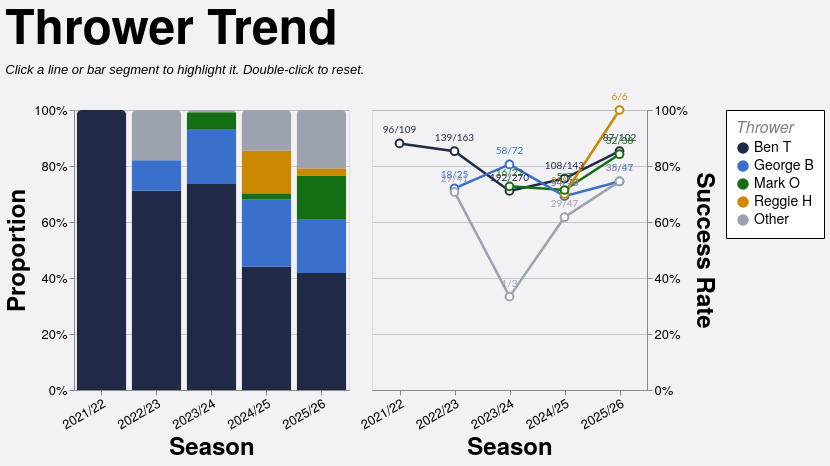

Describe this chart as a Vega-Lite specification.
### Vega-Lite specification from a JSON file in a GitHub repository (floating-point values rounded to 4 significant figures; data arrays with more than 128 entries replaced by an {"elided": "..."} marker saying what was removed)
{"config": {"axis": {"labelFont": "PT Sans Narrow, Helvetica Neue, Helvetica, Arial, sans-serif", "titleFont": "PT Sans Narrow, Helvetica Neue, Helvetica, Arial, sans-serif", "labelFontSize": 13, "titleFontSize": 24, "gridColor": "#202947", "gridOpacity": 0.2, "zindex": 1}, "text": {"font": "Lato, sans-serif"}, "bar": {"cornerRadiusEnd": 5}, "header": {"labelFont": "PT Sans Narrow, Helvetica Neue, Helvetica, Arial, sans-serif", "titleFont": "PT Sans Narrow, Helvetica Neue, Helvetica, Arial, sans-serif", "labelFontSize": 24, "titleFontSize": 28, "labelFontWeight": "bold", "orient": "left"}, "legend": {"labelFont": "PT Sans Narrow, Helvetica Neue, Helvetica, Arial, sans-serif", "titleFont": "PT Sans Narrow, Helvetica Neue, Helvetica, Arial, sans-serif", "labelFontSize": 14, "titleFontSize": 16, "titlePadding": 5, "fillColor": "white", "strokeColor": "black", "padding": 10, "titleFontWeight": "lighter", "titleFontStyle": "italic", "titleColor": "gray", "offset": 10}, "title": {"font": "PT Sans Narrow, Helvetica Neue, Helvetica, Arial, sans-serif", "fontSize": 48, "fontWeight": "bold", "anchor": "start", "align": "center", "titlePadding": 20, "subtitlePadding": 10, "subtitleFontSize": 13, "subtitleColor": "", "subtitleFontStyle": "italic", "offset": 15, "color": "black"}, "axisX": {"labelAngle": 0}, "facet": {"title": null, "header": null, "align": {"row": "each", "column": "each"}}, "resolve": {"scale": {"y": "independent", "facet": "independent"}}, "background": "#f2f1f4", "scale": {"offsetBandPaddingOuter": 0.2, "offsetBandPaddingInner": 0.1}}, "hconcat": [{"mark": {"type": "bar", "opacity": 0.85}, "encoding": {"color": {"field": "thrower_tier", "scale": {"domain": ["Ben T", "George B", "Mark O", "Reggie H", "Other"], "range": ["#202946", "#3a6fcc", "#146f14", "#cc8800", "#9ca3af"]}, "title": "Thrower", "type": "nominal"}, "opacity": {"condition": {"param": "param_13", "value": 1.0, "empty": true}, "value": 0.2}, "order": {"field": "tier_sort_order", "sort": "ascending", "type": "quantitative"}, "tooltip": [{"field": "season", "title": "Season", "type": "nominal"}, {"field": "thrower_tier_name", "title": "Thrower", "type": "nominal"}, {"field": "attempts", "format": ",.0f", "title": "Attempts", "type": "quantitative"}, {"field": "won", "format": ",.0f", "title": "Won", "type": "quantitative"}, {"field": "success_rate", "format": ".1%", "title": "Success Rate", "type": "quantitative"}], "x": {"axis": {"labelAngle": -30}, "field": "season", "sort": ["2021/22", "2022/23", "2023/24", "2024/25", "2025/26"], "title": "Season", "type": "nominal"}, "y": {"axis": {"format": "%", "orient": "left"}, "field": "attempts", "stack": "normalize", "title": "Proportion", "type": "quantitative"}}, "height": 280, "name": "view_12", "transform": [{"filter": "(loSquad == 'All' || datum.squad == loSquad) && (loGameType == 'All' || (loGameType == 'League + Cup' && (datum.game_type == 'League' || datum.game_type == 'Cup')) || (loGameType == 'League only' && datum.game_type == 'League') || datum.game_type == loGameType) && (loJumper == 'All' || datum.jumper == loJumper) && (loArea == 'All' || datum.area == loArea) && (loNumbers == 'All' || datum.numbers == loNumbers)"}, {"aggregate": [{"op": "count", "as": "attempts"}, {"op": "sum", "field": "won", "as": "won"}], "groupby": ["season", "thrower_tier", "thrower_tier_name"]}, {"joinaggregate": [{"op": "sum", "field": "attempts", "as": "season_attempts"}], "groupby": ["season"]}, {"calculate": "datum.attempts / datum.season_attempts", "as": "norm_count"}, {"calculate": "datum.won / datum.attempts", "as": "success_rate"}, {"calculate": "datum.won + '/' + datum.attempts", "as": "won_attempts_label"}, {"calculate": "datum.thrower_tier == 'Ben T' ? 0 : datum.thrower_tier == 'George B' ? 1 : datum.thrower_tier == 'Mark O' ? 2 : datum.thrower_tier == 'Reggie H' ? 3 : 999", "as": "tier_sort_order"}], "width": {"step": 55}}, {"layer": [{"mark": {"type": "line", "point": {"fill": "white", "filled": false, "size": 60}, "strokeWidth": 2.5}, "encoding": {"color": {"field": "thrower_tier", "scale": {"domain": ["Ben T", "George B", "Mark O", "Reggie H", "Other"], "range": ["#202946", "#3a6fcc", "#146f14", "#cc8800", "#9ca3af"]}, "title": "Thrower", "type": "nominal"}, "detail": {"field": "thrower_tier", "type": "nominal"}, "opacity": {"condition": {"param": "param_13", "value": 1.0, "empty": true}, "value": 0.2}, "tooltip": [{"field": "season", "title": "Season", "type": "nominal"}, {"field": "thrower_tier_name", "title": "Thrower", "type": "nominal"}, {"field": "attempts", "format": ",.0f", "title": "Attempts", "type": "quantitative"}, {"field": "won", "format": ",.0f", "title": "Won", "type": "quantitative"}, {"field": "success_rate", "format": ".1%", "title": "Success Rate", "type": "quantitative"}], "x": {"axis": {"labelAngle": -30}, "field": "season", "sort": ["2021/22", "2022/23", "2023/24", "2024/25", "2025/26"], "title": "Season", "type": "nominal"}, "y": {"axis": {"format": "%", "orient": "right"}, "field": "success_rate", "scale": {"domainMax": 1, "nice": true}, "title": "Success Rate", "type": "quantitative"}}, "name": "view_11", "transform": [{"filter": "(loSquad == 'All' || datum.squad == loSquad) && (loGameType == 'All' || (loGameType == 'League + Cup' && (datum.game_type == 'League' || datum.game_type == 'Cup')) || (loGameType == 'League only' && datum.game_type == 'League') || datum.game_type == loGameType) && (loJumper == 'All' || datum.jumper == loJumper) && (loArea == 'All' || datum.area == loArea) && (loNumbers == 'All' || datum.numbers == loNumbers)"}, {"aggregate": [{"op": "count", "as": "attempts"}, {"op": "sum", "field": "won", "as": "won"}], "groupby": ["season", "thrower_tier", "thrower_tier_name"]}, {"joinaggregate": [{"op": "sum", "field": "attempts", "as": "season_attempts"}], "groupby": ["season"]}, {"calculate": "datum.attempts / datum.season_attempts", "as": "norm_count"}, {"calculate": "datum.won / datum.attempts", "as": "success_rate"}, {"calculate": "datum.won + '/' + datum.attempts", "as": "won_attempts_label"}, {"calculate": "datum.thrower_tier == 'Ben T' ? 0 : datum.thrower_tier == 'George B' ? 1 : datum.thrower_tier == 'Mark O' ? 2 : datum.thrower_tier == 'Reggie H' ? 3 : 999", "as": "tier_sort_order"}]}, {"mark": {"type": "text", "align": "center", "baseline": "bottom", "dy": -8, "fontSize": 10}, "encoding": {"color": {"field": "thrower_tier", "scale": {"domain": ["Ben T", "George B", "Mark O", "Reggie H", "Other"], "range": ["#202946", "#3a6fcc", "#146f14", "#cc8800", "#9ca3af"]}, "title": "Thrower", "type": "nominal"}, "detail": {"field": "thrower_tier", "type": "nominal"}, "opacity": {"condition": {"param": "param_13", "value": 1.0, "empty": true}, "value": 0.2}, "text": {"field": "won_attempts_label", "type": "nominal"}, "x": {"axis": {"labelAngle": -30}, "field": "season", "sort": ["2021/22", "2022/23", "2023/24", "2024/25", "2025/26"], "title": "Season", "type": "nominal"}, "y": {"axis": {"format": "%", "orient": "right"}, "field": "success_rate", "scale": {"domainMax": 1, "nice": true}, "title": "Success Rate", "type": "quantitative"}}, "transform": [{"filter": "(loSquad == 'All' || datum.squad == loSquad) && (loGameType == 'All' || (loGameType == 'League + Cup' && (datum.game_type == 'League' || datum.game_type == 'Cup')) || (loGameType == 'League only' && datum.game_type == 'League') || datum.game_type == loGameType) && (loJumper == 'All' || datum.jumper == loJumper) && (loArea == 'All' || datum.area == loArea) && (loNumbers == 'All' || datum.numbers == loNumbers)"}, {"aggregate": [{"op": "count", "as": "attempts"}, {"op": "sum", "field": "won", "as": "won"}], "groupby": ["season", "thrower_tier", "thrower_tier_name"]}, {"joinaggregate": [{"op": "sum", "field": "attempts", "as": "season_attempts"}], "groupby": ["season"]}, {"calculate": "datum.attempts / datum.season_attempts", "as": "norm_count"}, {"calculate": "datum.won / datum.attempts", "as": "success_rate"}, {"calculate": "datum.won + '/' + datum.attempts", "as": "won_attempts_label"}, {"calculate": "datum.thrower_tier == 'Ben T' ? 0 : datum.thrower_tier == 'George B' ? 1 : datum.thrower_tier == 'Mark O' ? 2 : datum.thrower_tier == 'Reggie H' ? 3 : 999", "as": "tier_sort_order"}]}], "height": 280, "width": {"step": 55}}], "data": {"name": "data-20c29dadef4fc5ac33009a2db348c5bb"}, "params": [{"name": "loSquad", "value": "All"}, {"name": "loSeason", "value": "All"}, {"name": "loGameType", "value": "All"}, {"name": "loThrower", "value": "All"}, {"name": "loJumper", "value": "All"}, {"name": "loArea", "value": "All"}, {"name": "loNumbers", "value": "All"}, {"name": "param_13", "select": {"type": "point", "clear": "dblclick", "fields": ["thrower_tier"], "on": "click"}, "views": ["view_12", "view_11"]}], "resolve": {"scale": {"color": "shared"}}, "spacing": 8, "title": {"text": "Thrower Trend", "subtitle": "Click a line or bar segment to highlight it. Double-click to reset."}, "$schema": "https://vega.github.io/schema/vega-lite/v5.20.1.json", "datasets": {"data-20c29dadef4fc5ac33009a2db348c5bb": {"elided": "1274 records"}}}
